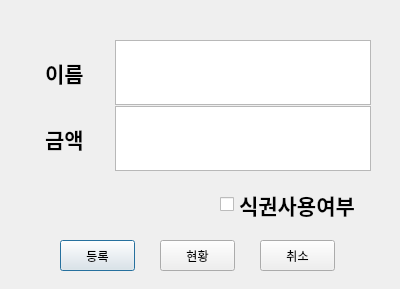
<?xml version="1.0" encoding="UTF-8"?>
<ui version="4.0">
 <class>Dialog</class>
 <widget class="QDialog" name="Dialog">
  <property name="geometry">
   <rect>
    <x>0</x>
    <y>0</y>
    <width>400</width>
    <height>289</height>
   </rect>
  </property>
  <property name="windowTitle">
   <string>축의금 정산</string>
  </property>
  <widget class="QWidget" name="gridLayoutWidget">
   <property name="geometry">
    <rect>
     <x>20</x>
     <y>40</y>
     <width>351</width>
     <height>131</height>
    </rect>
   </property>
   <layout class="QGridLayout" name="gridLayout">
    <property name="verticalSpacing">
     <number>1</number>
    </property>
    <item row="4" column="0" alignment="Qt::AlignHCenter">
     <widget class="QLabel" name="Money">
      <property name="font">
       <font>
        <family>Arial Black</family>
        <pointsize>16</pointsize>
        <weight>75</weight>
        <bold>true</bold>
       </font>
      </property>
      <property name="text">
       <string>금액</string>
      </property>
     </widget>
    </item>
    <item row="1" column="1" alignment="Qt::AlignRight">
     <widget class="QTextEdit" name="teName">
      <property name="font">
       <font>
        <family>D2Coding</family>
        <pointsize>22</pointsize>
       </font>
      </property>
      <property name="cursor" stdset="0">
       <cursorShape>IBeamCursor</cursorShape>
      </property>
     </widget>
    </item>
    <item row="4" column="1" alignment="Qt::AlignRight">
     <widget class="QTextEdit" name="teMoney">
      <property name="font">
       <font>
        <family>D2Coding</family>
        <pointsize>22</pointsize>
       </font>
      </property>
      <property name="cursor" stdset="0">
       <cursorShape>IBeamCursor</cursorShape>
      </property>
     </widget>
    </item>
    <item row="1" column="0" alignment="Qt::AlignHCenter">
     <widget class="QLabel" name="Name">
      <property name="font">
       <font>
        <family>Arial Black</family>
        <pointsize>16</pointsize>
        <weight>75</weight>
        <bold>true</bold>
       </font>
      </property>
      <property name="text">
       <string>이름</string>
      </property>
     </widget>
    </item>
   </layout>
  </widget>
  <widget class="QPushButton" name="Ok">
   <property name="geometry">
    <rect>
     <x>60</x>
     <y>240</y>
     <width>75</width>
     <height>31</height>
    </rect>
   </property>
   <property name="text">
    <string>등록</string>
   </property>
  </widget>
  <widget class="QPushButton" name="Check">
   <property name="geometry">
    <rect>
     <x>160</x>
     <y>240</y>
     <width>75</width>
     <height>31</height>
    </rect>
   </property>
   <property name="text">
    <string>현황</string>
   </property>
  </widget>
  <widget class="QPushButton" name="Cancel">
   <property name="geometry">
    <rect>
     <x>260</x>
     <y>240</y>
     <width>75</width>
     <height>31</height>
    </rect>
   </property>
   <property name="text">
    <string>취소</string>
   </property>
  </widget>
  <widget class="QCheckBox" name="checkBox">
   <property name="geometry">
    <rect>
     <x>220</x>
     <y>189</y>
     <width>151</width>
     <height>31</height>
    </rect>
   </property>
   <property name="font">
    <font>
     <family>Arial Black</family>
     <pointsize>16</pointsize>
     <weight>75</weight>
     <bold>true</bold>
    </font>
   </property>
   <property name="text">
    <string>식권사용여부</string>
   </property>
  </widget>
 </widget>
 <resources/>
 <connections/>
</ui>
